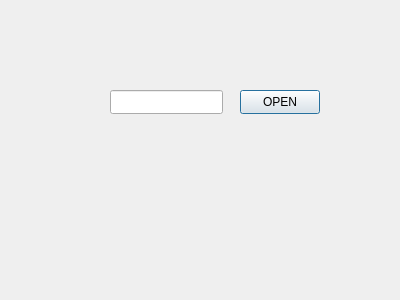
<?xml version="1.0" encoding="UTF-8"?>
<ui version="4.0">
 <class>filesWindow</class>
 <widget class="QDialog" name="filesWindow">
  <property name="geometry">
   <rect>
    <x>0</x>
    <y>0</y>
    <width>400</width>
    <height>300</height>
   </rect>
  </property>
  <property name="windowTitle">
   <string>Dialog</string>
  </property>
  <widget class="QPushButton" name="pushButton">
   <property name="geometry">
    <rect>
     <x>240</x>
     <y>90</y>
     <width>80</width>
     <height>24</height>
    </rect>
   </property>
   <property name="text">
    <string>OPEN</string>
   </property>
  </widget>
  <widget class="QLineEdit" name="lineEdit">
   <property name="geometry">
    <rect>
     <x>110</x>
     <y>90</y>
     <width>113</width>
     <height>24</height>
    </rect>
   </property>
  </widget>
 </widget>
 <resources/>
 <connections/>
</ui>
